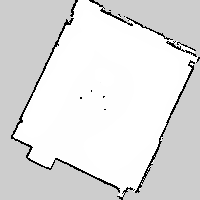
#> input picture maps/map_g_cleaned.png, 200 x 200 px
$ python draw_trajectory.py
#> lines starting #> are read from the running program, lines starting #| are printed output that depends on the picture
import cv2
import config as config
import numpy as np
configs = config.configs[0]

trajectory_vanilla = np.array([[133,  62], [139,  73], [147,  84], [163, 110], [154, 137]], np.int32)
trajectory_adversary_position_upper = np.array([[133,  62], [139+4,  73], [147+4,  84], [163+4, 110], [154+4, 137]], np.int32)
trajectory_adversary_position_lower = np.array([[133,  62], [139-4,  73], [147-4,  84], [163-4, 110], [154-4, 137]], np.int32)
map = cv2.imread(configs["geo_path"])
#> map is the input picture: shape (200, 200, 3); min 0, max 255, mean 224

pts = trajectory_vanilla.reshape((-1, 1, 2))
pts_upper = trajectory_adversary_position_upper.reshape((-1, 1, 2))
pts_lower = trajectory_adversary_position_lower.reshape((-1, 1, 2))

isClosed = False

# color in BGR
color = (0, 0, 255)
color_upper = (0, 255, 0)
color_lower = (255, 0, 0)

# Line thickness of 2 px
thickness = 2

# Using cv2.polylines() method
# Draw a Blue polygon with
# thickness of 1 px
image = cv2.polylines(map, [pts],
                      isClosed, color, thickness)
image = cv2.polylines(image, [pts_upper],
                      isClosed, color_upper, thickness)
image = cv2.polylines(image, [pts_lower],
                      isClosed, color_lower, thickness)
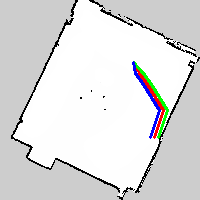
#> image: shape (200, 200, 3); mean B, G, R 220.7, 220.7, 220.6

image = cv2.resize(image,[600,600])
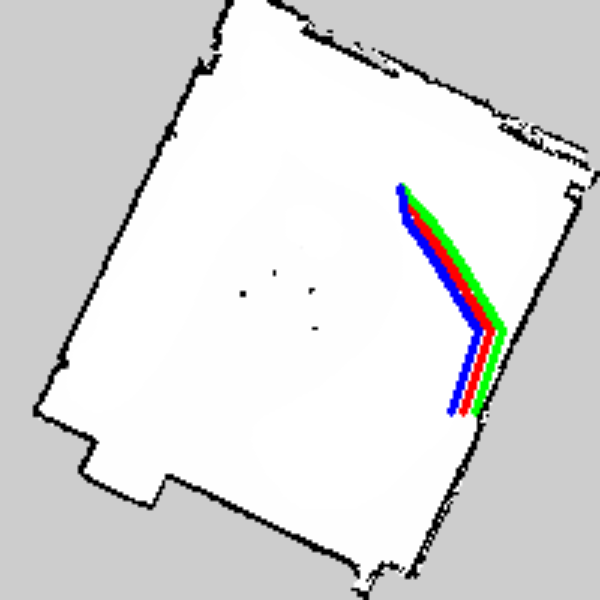
#> image: shape (600, 600, 3); mean B, G, R 220.7, 220.7, 220.6
cv2.imshow("Map", image)
cv2.waitKey(0)
cv2.destroyAllWindows()

$ run again, with maps/FinalGridMapv2.png copied over maps/map_g_cleaned.png
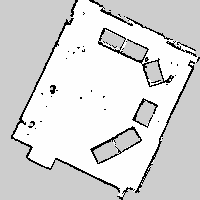
#> input picture maps/FinalGridMapv2.png, 200 x 200 px
#> map is the input picture: shape (200, 200, 3); min 0, max 254, mean 215.8
#> `image = cv2.polylines(image, [pts_lower], isClosed, color_lower, thick..`:
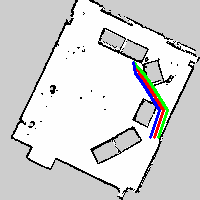
#> image: shape (200, 200, 3); mean B, G, R 212.8, 212.8, 212.6
#> `image = cv2.resize(image,[600,600])`:
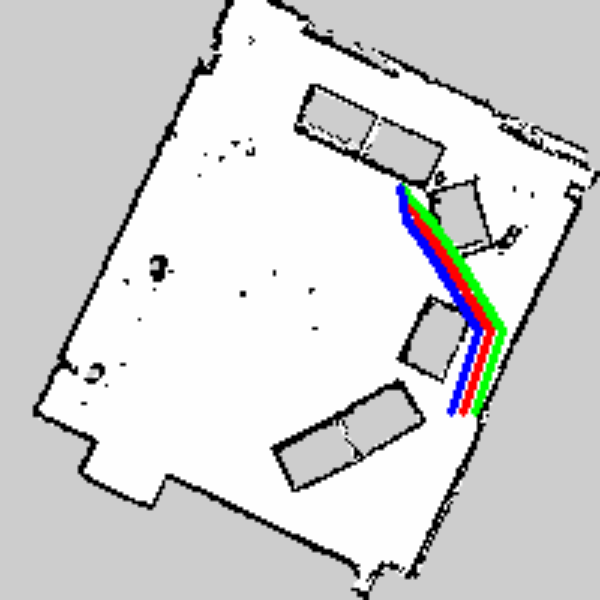
#> image: shape (600, 600, 3); mean B, G, R 212.8, 212.8, 212.6

$ run again, with maps/map_ref_man.png copied over maps/map_g_cleaned.png
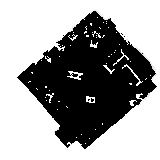
#> input picture maps/map_ref_man.png, 160 x 160 px
#> map is the input picture: shape (160, 160, 3); min 0, max 255, mean 154.3
#> `image = cv2.polylines(image, [pts_lower], isClosed, color_lower, thick..`:
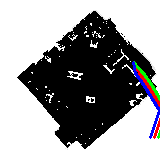
#> image: shape (160, 160, 3); mean B, G, R 153.7, 152.7, 153
#> `image = cv2.resize(image,[600,600])`:
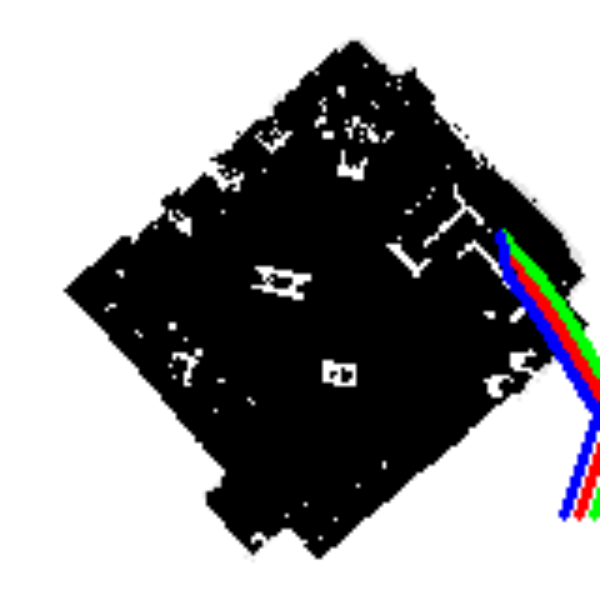
#> image: shape (600, 600, 3); mean B, G, R 153.7, 152.7, 153
